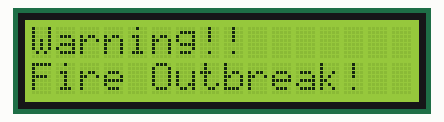
Bench run of a program on a simulated Raspberry Pi (BCM pin numbers). On the bench: 16×2 character LCD.

Above: at 0.2 s.

The program:

lcd.py
```python
import smbus2
import time
import RPi.GPIO as gpio

button_pin = 21

gpio.setmode(gpio.BCM)
gpio.setup(button_pin, gpio.IN, pull_up_down=gpio.PUD_UP)

# LCD 기본 설정
I2C_ADDR = 0x27  # LCD 주소 (i2cdetect로 확인)
LCD_WIDTH = 16   # 문자 수 (16x2 LCD)
LCD_CHR = 1
LCD_CMD = 0

LCD_LINE_1 = 0x80  # 1번째 줄 주소
LCD_LINE_2 = 0xC0  # 2번째 줄 주소

LCD_BACKLIGHT = 0x08  # 백라이트 ON
ENABLE = 0b00000100   # Enable 비트

# I2C 버스 객체
bus = smbus2.SMBus(1)
def lcd_byte(bits, mode):
    """명령 또는 데이터 전송"""
    bits_high = mode | (bits & 0xF0) | LCD_BACKLIGHT
    bits_low = mode | ((bits << 4) & 0xF0) | LCD_BACKLIGHT

    bus.write_byte(I2C_ADDR, bits_high)
    lcd_toggle_enable(bits_high)
    bus.write_byte(I2C_ADDR, bits_low)
    lcd_toggle_enable(bits_low)

def lcd_toggle_enable(bits):
    """Enable 펄스 주기"""
    time.sleep(0.0005)
    bus.write_byte(I2C_ADDR, (bits | ENABLE))
    time.sleep(0.0005)
    bus.write_byte(I2C_ADDR, (bits & ~ENABLE))
    time.sleep(0.0005)

def lcd_init():
    """LCD 초기화"""
    lcd_byte(0x33, LCD_CMD)  # 초기화 시퀀스
    lcd_byte(0x32, LCD_CMD)
    lcd_byte(0x06, LCD_CMD)
    lcd_byte(0x0C, LCD_CMD)  # 디스플레이 ON
    lcd_byte(0x28, LCD_CMD)  # 4비트, 2라인, 5x8 폰트
    lcd_byte(0x01, LCD_CMD)  # 화면 클리어
    time.sleep(0.005)

def lcd_string(message, line):
    """LCD에 문자열 표시"""
    message = message.ljust(LCD_WIDTH, " ")
    lcd_byte(line, LCD_CMD)
    for i in range(LCD_WIDTH):
        lcd_byte(ord(message[i]), LCD_CHR)

# 메인 루프
if __name__ == '__main__':
    try:
        while True:
            lcd_init()
            lcd_string("Warning!!", LCD_LINE_1)
            lcd_string("Fire Outbreak!", LCD_LINE_2)
            time.sleep(0.5)

            lcd_byte(0x01, LCD_CMD)
            time.sleep(0.05)
    except KeyboardInterrupt:
        pass
    finally:
        lcd_byte(0x01, LCD_CMD)  # LCD 클리어
        bus.close()
```

Measured:
- what the display in image 0 shows lasts 0.5 s, from 0.2 s to 0.7 s
